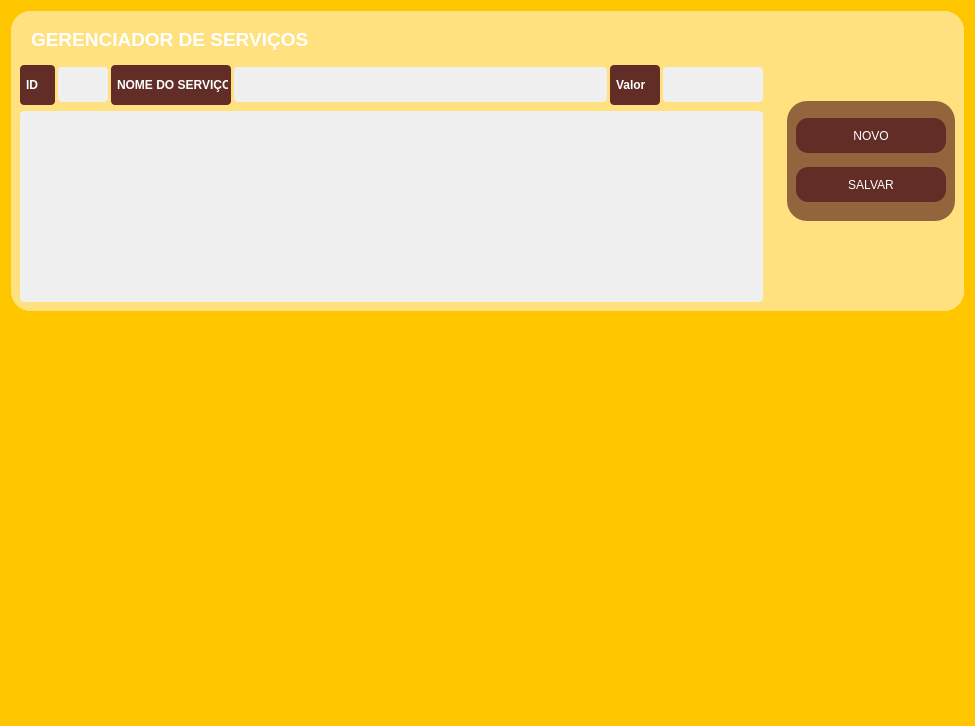
<?xml version="1.0" encoding="UTF-8"?>
<ui version="4.0">
 <class>Form</class>
 <widget class="QWidget" name="Form">
  <property name="geometry">
   <rect>
    <x>0</x>
    <y>0</y>
    <width>975</width>
    <height>726</height>
   </rect>
  </property>
  <property name="windowTitle">
   <string>Form</string>
  </property>
  <property name="styleSheet">
   <string notr="true">background-color: #ffc600;</string>
  </property>
  <layout class="QVBoxLayout" name="verticalLayout">
   <item>
    <widget class="QWidget" name="widget_2" native="true">
     <property name="maximumSize">
      <size>
       <width>16777215</width>
       <height>300</height>
      </size>
     </property>
     <property name="styleSheet">
      <string notr="true">QWidget {
          
			background-color:rgb(255, 226, 127);
            color: #ffffff;
            padding: 8px;
            border-radius:20px;
        }</string>
     </property>
     <layout class="QHBoxLayout" name="horizontalLayout">
      <property name="leftMargin">
       <number>0</number>
      </property>
      <property name="topMargin">
       <number>0</number>
      </property>
      <property name="rightMargin">
       <number>0</number>
      </property>
      <property name="bottomMargin">
       <number>0</number>
      </property>
      <item>
       <widget class="QWidget" name="widget_3" native="true">
        <layout class="QVBoxLayout" name="verticalLayout_2">
         <item>
          <widget class="QLabel" name="label">
           <property name="text">
            <string>&lt;html&gt;&lt;head/&gt;&lt;body&gt;&lt;p&gt;&lt;span style=&quot; font-size:14pt; font-weight:600; color:#ffffff;&quot;&gt;GERENCIADOR DE SERVIÇOS&lt;/span&gt;&lt;/p&gt;&lt;/body&gt;&lt;/html&gt;</string>
           </property>
          </widget>
         </item>
         <item>
          <widget class="QWidget" name="widget_26" native="true">
           <property name="minimumSize">
            <size>
             <width>0</width>
             <height>40</height>
            </size>
           </property>
           <property name="maximumSize">
            <size>
             <width>16777215</width>
             <height>40</height>
            </size>
           </property>
           <layout class="QHBoxLayout" name="horizontalLayout_3">
            <property name="spacing">
             <number>3</number>
            </property>
            <property name="leftMargin">
             <number>0</number>
            </property>
            <property name="topMargin">
             <number>0</number>
            </property>
            <property name="rightMargin">
             <number>0</number>
            </property>
            <property name="bottomMargin">
             <number>0</number>
            </property>
            <item>
             <widget class="QLabel" name="config_label">
              <property name="minimumSize">
               <size>
                <width>35</width>
                <height>35</height>
               </size>
              </property>
              <property name="maximumSize">
               <size>
                <width>35</width>
                <height>16777215</height>
               </size>
              </property>
              <property name="styleSheet">
               <string notr="true">QLabel {
            background-color:#612d26;
			font-weight: bold;
            color: rgb(255, 255, 255);
            padding: 3px;
            border-radius: 4px;
        }</string>
              </property>
              <property name="text">
               <string>ID</string>
              </property>
             </widget>
            </item>
            <item>
             <widget class="QLineEdit" name="idText">
              <property name="minimumSize">
               <size>
                <width>50</width>
                <height>35</height>
               </size>
              </property>
              <property name="maximumSize">
               <size>
                <width>50</width>
                <height>16777215</height>
               </size>
              </property>
              <property name="styleSheet">
               <string notr="true">QLineEdit {
            background-color: #f0f0f0;
            border: none;
            padding: 2px;
            border-radius: 4px;
            color: #333;
			font-size:13px
        }

        QLineEdit:hover {
            background-color: #e0e0e0;
        }

        QLineEdit:focus {
            background-color: #ffffff;
            border: 2px solid #007bff;
        }</string>
              </property>
             </widget>
            </item>
            <item>
             <widget class="QLabel" name="config_label_2">
              <property name="minimumSize">
               <size>
                <width>120</width>
                <height>35</height>
               </size>
              </property>
              <property name="maximumSize">
               <size>
                <width>100</width>
                <height>16777215</height>
               </size>
              </property>
              <property name="styleSheet">
               <string notr="true">QLabel {
            background-color:#612d26;
			font-weight: bold;
            color: rgb(255, 255, 255);
            padding: 3px;
            border-radius: 4px;
        }</string>
              </property>
              <property name="text">
               <string>NOME DO SERVIÇO</string>
              </property>
             </widget>
            </item>
            <item>
             <widget class="QLineEdit" name="serviceName">
              <property name="minimumSize">
               <size>
                <width>300</width>
                <height>35</height>
               </size>
              </property>
              <property name="maximumSize">
               <size>
                <width>16777215</width>
                <height>16777215</height>
               </size>
              </property>
              <property name="styleSheet">
               <string notr="true">QLineEdit {
            background-color: #f0f0f0;
            border: none;
            padding: 2px;
            border-radius: 4px;
            color: #333;
			font-size:13px
        }

        QLineEdit:hover {
            background-color: #e0e0e0;
        }

        QLineEdit:focus {
            background-color: #ffffff;
            border: 2px solid #007bff;
        }</string>
              </property>
             </widget>
            </item>
            <item>
             <widget class="QLabel" name="config_label_3">
              <property name="minimumSize">
               <size>
                <width>50</width>
                <height>35</height>
               </size>
              </property>
              <property name="maximumSize">
               <size>
                <width>50</width>
                <height>16777215</height>
               </size>
              </property>
              <property name="styleSheet">
               <string notr="true">QLabel {
            background-color:#612d26;
			font-weight: bold;
            color: rgb(255, 255, 255);
            padding: 3px;
            border-radius: 4px;
        }</string>
              </property>
              <property name="text">
               <string>Valor</string>
              </property>
             </widget>
            </item>
            <item>
             <widget class="QLineEdit" name="priceText">
              <property name="minimumSize">
               <size>
                <width>100</width>
                <height>35</height>
               </size>
              </property>
              <property name="maximumSize">
               <size>
                <width>100</width>
                <height>16777215</height>
               </size>
              </property>
              <property name="styleSheet">
               <string notr="true">QLineEdit {
            background-color: #f0f0f0;
            border: none;
            padding: 2px;
            border-radius: 4px;
            color: #333;
			font-size:13px
        }

        QLineEdit:hover {
            background-color: #e0e0e0;
        }

        QLineEdit:focus {
            background-color: #ffffff;
            border: 2px solid #007bff;
        }</string>
              </property>
             </widget>
            </item>
           </layout>
          </widget>
         </item>
         <item>
          <widget class="QWidget" name="widget_25" native="true">
           <property name="minimumSize">
            <size>
             <width>0</width>
             <height>40</height>
            </size>
           </property>
           <property name="maximumSize">
            <size>
             <width>16777215</width>
             <height>16777215</height>
            </size>
           </property>
           <layout class="QHBoxLayout" name="horizontalLayout_5">
            <property name="spacing">
             <number>0</number>
            </property>
            <property name="leftMargin">
             <number>0</number>
            </property>
            <property name="topMargin">
             <number>0</number>
            </property>
            <property name="rightMargin">
             <number>0</number>
            </property>
            <property name="bottomMargin">
             <number>0</number>
            </property>
            <item>
             <widget class="QTextEdit" name="textEdit">
              <property name="styleSheet">
               <string notr="true">QTextEdit {
            background-color: #f0f0f0;
            border: none;
            padding: 2px;
            border-radius: 4px;
            color: #333;
			font-size:13px
        }</string>
              </property>
             </widget>
            </item>
           </layout>
          </widget>
         </item>
        </layout>
       </widget>
      </item>
      <item>
       <widget class="QWidget" name="widget_4" native="true">
        <layout class="QHBoxLayout" name="horizontalLayout_2">
         <item>
          <widget class="QWidget" name="widget_8" native="true">
           <property name="maximumSize">
            <size>
             <width>200</width>
             <height>120</height>
            </size>
           </property>
           <property name="styleSheet">
            <string notr="true">QWidget {
          
			background-color:#92653c;
            color: #ffffff;
            padding: 8px;
            border-radius:20px;
        }</string>
           </property>
           <layout class="QHBoxLayout" name="horizontalLayout_4">
            <item>
             <widget class="QWidget" name="widget_9" native="true">
              <layout class="QVBoxLayout" name="verticalLayout_3">
               <property name="leftMargin">
                <number>0</number>
               </property>
               <property name="topMargin">
                <number>0</number>
               </property>
               <property name="rightMargin">
                <number>0</number>
               </property>
               <property name="bottomMargin">
                <number>0</number>
               </property>
               <item>
                <widget class="QPushButton" name="newService">
                 <property name="minimumSize">
                  <size>
                   <width>150</width>
                   <height>35</height>
                  </size>
                 </property>
                 <property name="maximumSize">
                  <size>
                   <width>16777215</width>
                   <height>35</height>
                  </size>
                 </property>
                 <property name="styleSheet">
                  <string notr="true">QPushButton {
            background-color: #612d26;
            color: #ffffff;
            padding: 3px;
            border-radius: 12px;
        }

        QPushButton:hover {
            background-color: #3a211d;
        }

        QPushButton:pressed {
            background-color: #8a605a;
        }</string>
                 </property>
                 <property name="text">
                  <string>NOVO</string>
                 </property>
                </widget>
               </item>
               <item>
                <widget class="QPushButton" name="saveService">
                 <property name="minimumSize">
                  <size>
                   <width>100</width>
                   <height>35</height>
                  </size>
                 </property>
                 <property name="maximumSize">
                  <size>
                   <width>16777215</width>
                   <height>35</height>
                  </size>
                 </property>
                 <property name="styleSheet">
                  <string notr="true">QPushButton {
            background-color: #612d26;
            color: #ffffff;
            padding: 3px;
            border-radius: 12px;
        }

        QPushButton:hover {
            background-color: #3a211d;
        }

        QPushButton:pressed {
            background-color: #8a605a;
        }</string>
                 </property>
                 <property name="text">
                  <string>SALVAR</string>
                 </property>
                </widget>
               </item>
              </layout>
             </widget>
            </item>
           </layout>
          </widget>
         </item>
        </layout>
       </widget>
      </item>
     </layout>
    </widget>
   </item>
   <item>
    <widget class="QWidget" name="widget" native="true"/>
   </item>
  </layout>
 </widget>
 <resources/>
 <connections/>
</ui>
